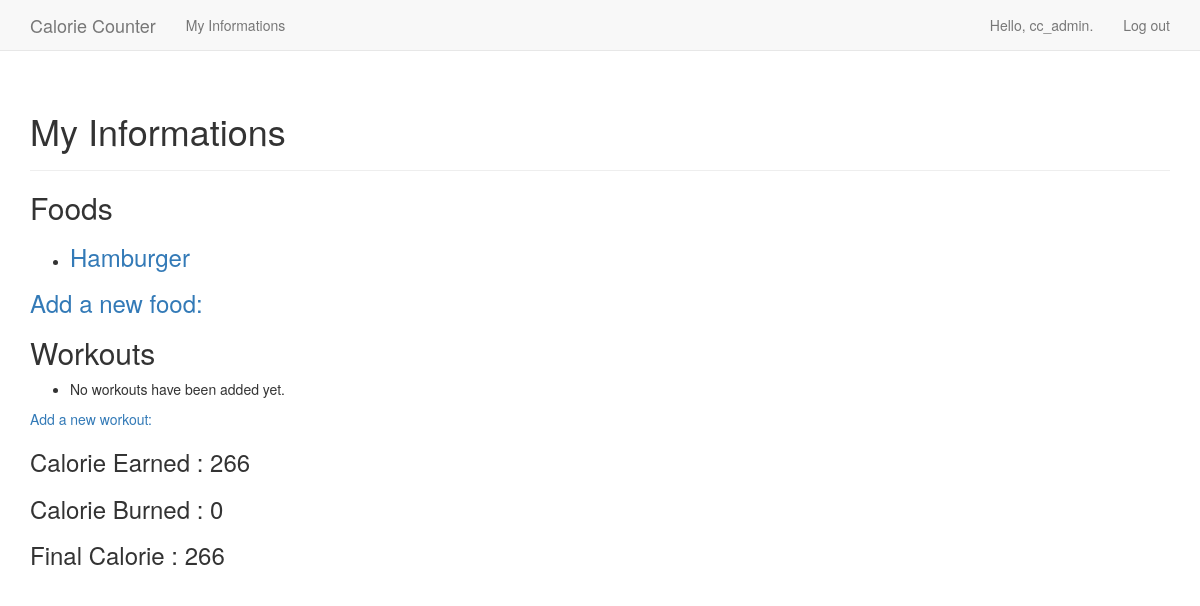
Page /myInfo/ (signed in) on the earlier database version.
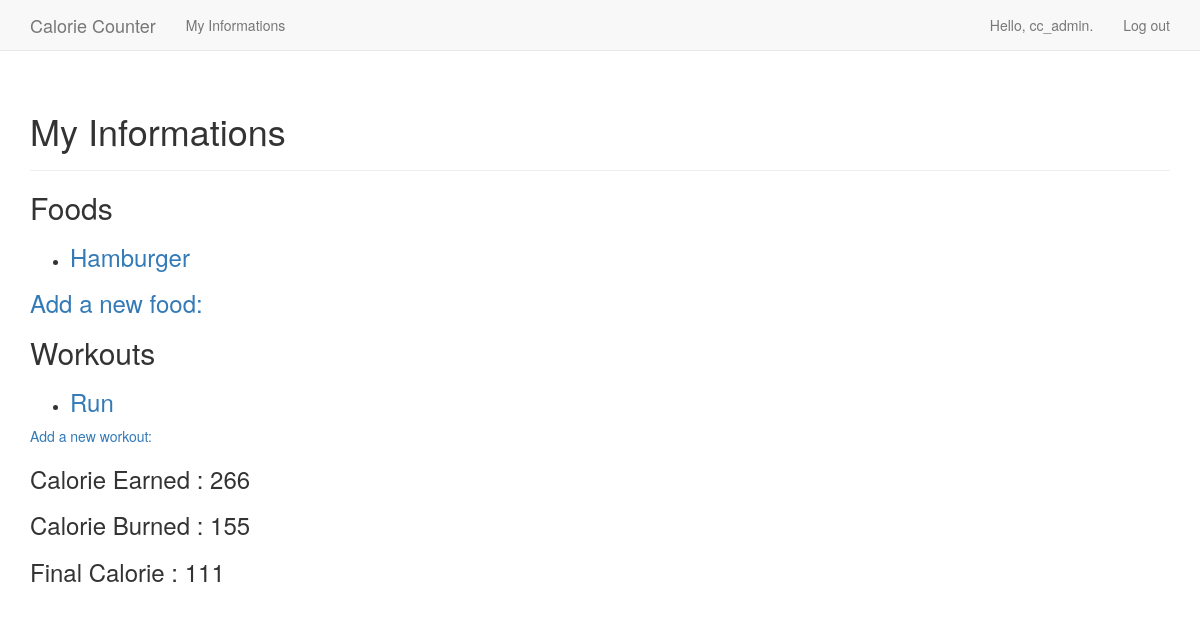
Same page on the later database version.
### calorie_counter_app/models.py (models this page shows)
class Food(models.Model):
    name = models.CharField(max_length=200)
    calories = models.PositiveIntegerField()
    carbohydrates = models.PositiveIntegerField()
    cholestrol = models.PositiveIntegerField()
    fat = models.PositiveIntegerField()
    fiber = models.PositiveIntegerField()
    protein = models.PositiveIntegerField()
    saturated_fat = models.PositiveIntegerField()
    date_added = models.DateTimeField(auto_now_add=True)
    owner = models.ForeignKey(User , on_delete = models.CASCADE)
    def __str__(self):
        return self.name

class Workout(models.Model):
    name = models.CharField(max_length=200)
    time = models.PositiveIntegerField()
    calories_burned = models.PositiveIntegerField()
    date_added = models.DateTimeField(auto_now_add=True)
    owner = models.ForeignKey(User , on_delete = models.CASCADE)
    def __str__(self):
        return self.name

### calorie_counter_app/views.py (the view)
# urls.py: url(r'^myInfo/$' , views.myInfo , name='myInfo'),
@login_required
def myInfo(request):
    foods = Food.objects.filter(owner= request.user).order_by('date_added')
    workouts = Workout.objects.filter(owner = request.user).order_by('date_added')
    caloriesEating = 0
    calorieBurned = 0
    for food in foods:
        caloriesEating = caloriesEating + food.calories
    for workout in workouts:
        calorieBurned = calorieBurned + workout.calories_burned
    final_calorie = caloriesEating - calorieBurned
    context = {'foods' : foods , 'workouts' : workouts , 'calorieEating' : caloriesEating , 'calorieBurned' : calorieBurned , 'final_calorie' : final_calorie}
    return render(request , 'calorie_counter_app/myInfo.html' , context)

### calorie_counter_app/templates/calorie_counter_app/myInfo.html
{% extends "calorie_counter_app/base.html" %}
{% block header %}
    <h1>My Informations</h1>
{% endblock header %}
{% block content %}
    <h2>Foods</h2>
    <ul>
        {% for food in foods %}
            <li><h3><a href="{% url 'calorie_counter_app:food' food.id %}">{{ food }}</a></h3></li>
        {% empty %}
            <li>No foods have been added yet.</li>
        {% endfor %}
    </ul>
    <h3><a href="{% url 'calorie_counter_app:new_food' %}">Add a new food:</a></h3>
    <h2>Workouts</h2>
    <ul>
        {% for workout in workouts %}
            <li><h3><a href="{% url 'calorie_counter_app:workout' workout.id %}">{{ workout }}</a></h3></li>
        {% empty %}
            <li>No workouts have been added yet.</li>
        {% endfor %}
    </ul>
    <a href="{% url 'calorie_counter_app:new_workout' %}">Add a new workout:</a>
    <h3>Calorie Earned : {{calorieEating}}</h3>
    <h3>Calorie Burned : {{calorieBurned}}</h3>
    <h3>Final Calorie : {{final_calorie}}</h3>
{% endblock content %}

Differences in the rows shown:
added Workout: name "Run"
Other differences:
{{ calorieBurned }}: "0" → "155"
{{ final_calorie }}: "266" → "111"
text no longer shown: "No workouts have been added yet."
